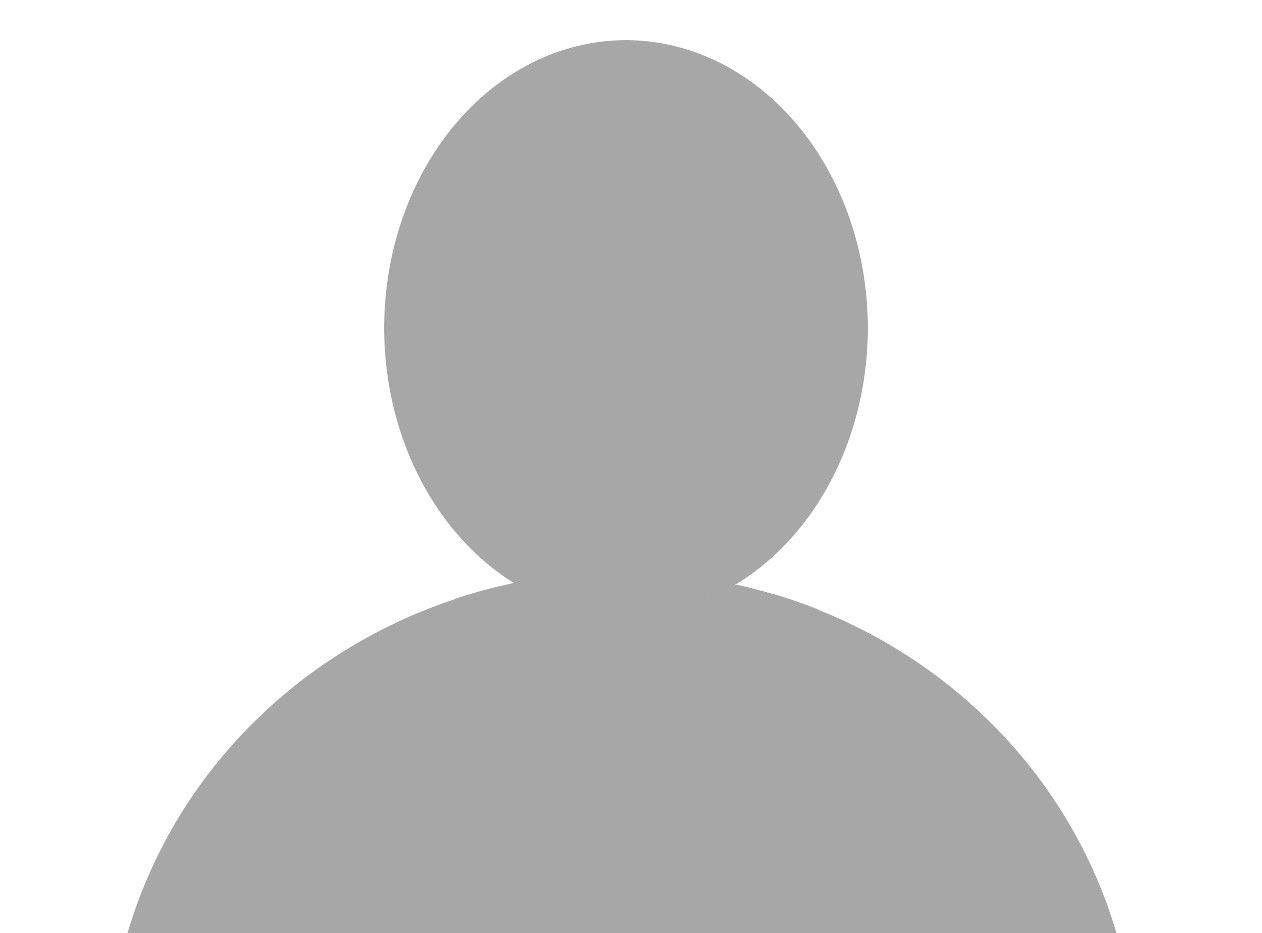
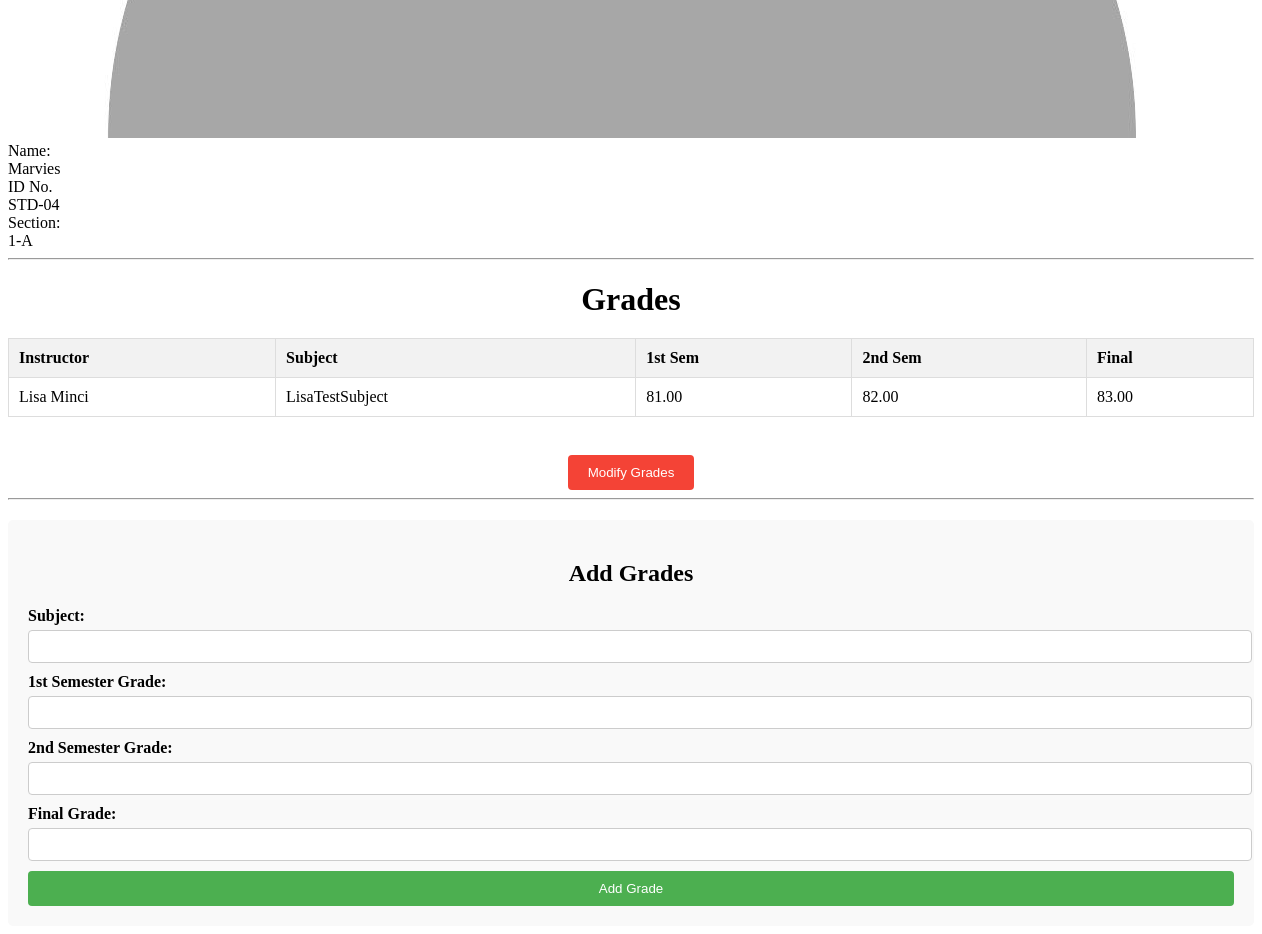
The app's page /instructor/modal_contentInst.php?userId=STD-04 (signed in) with its own data (2 pictures, top to bottom).
### tables this page shows
CREATE TABLE `users` (
  `id` int(6) UNSIGNED NOT NULL,
  `full_name` varchar(255) NOT NULL,
  `IDNo` varchar(50) NOT NULL,
  `section` varchar(15) NOT NULL,
  `role` enum('student','instructor','admin') NOT NULL,
  `password` varchar(255) NOT NULL,
  `imgPath` varchar(100) NOT NULL,
  `created_at` timestamp NOT NULL DEFAULT current_timestamp()
);

CREATE TABLE `grades` (
  `id` int(11) NOT NULL,
  `instructor_id` int(11) NOT NULL,
  `student_id` int(11) NOT NULL,
  `year` int(11) NOT NULL,
  `subject` varchar(255) NOT NULL,
  `first_semester_grade` decimal(5,2) NOT NULL,
  `second_semester_grade` decimal(5,2) NOT NULL,
  `final_grade` decimal(5,2) NOT NULL
);

### instructor/modal_contentInst.php (the view, shortened to what this page needs)
<?php
$imgPath = "../assets/images/default.jpg";
if (isset($_GET['userId'])) {
    $userId = $_GET['userId'];
    $servername = "localhost";
    $username = "root";
    $password = "";
    $database = "strv";
    $conn = new mysqli($servername, $username, $password, $database);
    $userIdQuery = "SELECT id, full_name, IDNo, section, imgPath FROM users WHERE IDNo = ?";
    $stmtUserId = $conn->prepare($userIdQuery);
    $stmtUserId->bind_param("s", $userId);
    $stmtUserId->execute();
    $userIdResult = $stmtUserId->get_result();
    if ($userIdResult->num_rows > 0) {
        $userData = $userIdResult->fetch_assoc();
        $numericUserId = $userData['id'];
        $gradesSql = "SELECT g.*, u.full_name AS instructor_name
                      FROM grades g
                      JOIN users u ON g.instructor_id = u.id
                      WHERE g.student_id = ? AND g.instructor_id = ?";
        $stmtGrades = $conn->prepare($gradesSql);
        $stmtGrades->bind_param("ss", $numericUserId, $_SESSION['id']);
        $stmtGrades->execute();
        $gradesResult = $stmtGrades->get_result();
        if ($gradesResult->num_rows > 0) {
            $grades = $gradesResult->fetch_all(MYSQLI_ASSOC);
        }
    }
} else {
    echo "<p>Error: User ID not provided.</p>";
}
?>
<!DOCTYPE html>
<html lang="en">
<head>
</head>
<body>
    <div class="mainContainer">
        <header>
            <div class="imgContainer">
                <img src="<?php echo htmlspecialchars($imgPath); ?>" alt="student_image" class="mainIMG">
            </div>
            <div class="infoContainer">
                <div class="nameContainer">
                    <div class="info">Name:</div>
                    <?php echo isset($userData['full_name']) ? htmlspecialchars($userData['full_name']) : 'Student Not Found'; ?>
                </div>
                <div class="idContainer">
                    <div class="info">ID No.</div>
                    <?php echo isset($userData['IDNo']) ? htmlspecialchars($userData['IDNo']) : ''; ?>
                </div>
                <div class="sectionContainer">
                    <div class="info">Section:</div>
                    <?php echo isset($userData['section']) ? htmlspecialchars($userData['section']) : ''; ?>
                </div>
            </div>
        </header>
        <hr>
        <div class="content">
            <div class="gradesContainer">
                <h1>Grades</h1>
                <?php if (isset($grades) && !empty($grades)) : ?>
                    <div class="gradesTable">
                        <table id="gradesTable">
                            <tr>
                                <th>Instructor</th>
                                <th>Subject</th>
                                <th>1st Sem</th>
                                <th>2nd Sem</th>
                                <th>Final</th>
                            </tr>
                            <?php foreach ($grades as $grade) : ?>
                                <tr>
                                    <td><?php echo htmlspecialchars($grade['instructor_name']); ?></td>
                                    <td><?php echo htmlspecialchars($grade['subject']); ?></td>
                                    <td contenteditable="true"><?php echo htmlspecialchars($grade['first_semester_grade']); ?></td>
                                    <td contenteditable="true"><?php echo htmlspecialchars($grade['second_semester_grade']); ?></td>
                                    <td contenteditable="true"><?php echo htmlspecialchars($grade['final_grade']); ?></td>
                                </tr>
                            <?php endforeach; ?>
                        </table>
                        <br>
                        <button id="modifyBtn">Modify Grades</button>
                    </div>
                <?php else : ?>
                    <p>No grades found for this student and instructor.</p>
                <?php endif; ?>
                <hr>
                <form id="addGradesForm" action="add_grades.php" method="post">
                    <h2>Add Grades</h2>
                    <label for="subject">Subject:</label>
                    <input type="text" id="subject" name="subject" required>
                    <label for="firstSemesterGrade">1st Semester Grade:</label>
                    <input type="number" id="firstSemesterGrade" name="firstSemesterGrade" required>
                    <label for="secondSemesterGrade">2nd Semester Grade:</label>
                    <input type="number" id="secondSemesterGrade" name="secondSemesterGrade" required>
                    <label for="finalGrade">Final Grade:</label>
                    <input type="number" id="finalGrade" name="finalGrade" required>
                    <input type="submit" value="Add Grade">
                </form>
            </div>
        </div>
    </div>
</body>
</html>

### instructor/modal_contentInst.php (style rules this page uses)
table { width: 100%; border-collapse: collapse; }
th, td { padding: 10px; border: 1px solid #ddd; text-align: left; }
th { background-color: #f2f2f2; }
#modifyBtn { padding: 10px 20px; background-color: #f44336; color: white; border: none; border-radius: 4px; cursor: pointer; display: block; margin: 0 auto; margin-top: 20px; }
#addGradesForm { margin-top: 20px; padding: 20px; background-color: #f9f9f9; border-radius: 5px; }
#addGradesForm h2, h1 { text-align: center; margin-bottom: 20px; }
#addGradesForm label { font-weight: bold; display: block; margin-bottom: 5px; }
#addGradesForm input[type="text"], #addGradesForm input[type="number"] { width: 100%; padding: 8px; border: 1px solid #ccc; border-radius: 4px; margin-bottom: 10px; }
#addGradesForm input[type="submit"] { width: 100%; padding: 10px; background-color: #4CAF50; color: white; border: none; border-radius: 4px; cursor: pointer; }

### records on screen
users: full_name "Marvies", IDNo "STD-04", section "1-A"
grades: users.full_name "Lisa Minci", subject "LisaTestSubject", first_semester_grade "81.00", second_semester_grade "82.00", final_grade "83.00"
